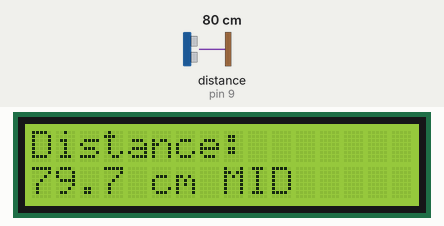
This sketch was run on a simulated Arduino Uno, built with avr-gcc and run on an emulated ATmega328P. Shown: 16×2 character LCD. Wiring (inferred from the names in the program): ultrasonic range finder: trigger pin 10; echo pin 9. The inputs (shaded band) are chosen by the test bench; at power-on: distance to the obstacle (sensor on pin 9) 80 cm. The echo pulse lasts 58.3 µs per cm.

Above: at 1.2 s.
1.3 s: distance to the obstacle (sensor on pin 9) set to 75 cm
At 1.72 s:
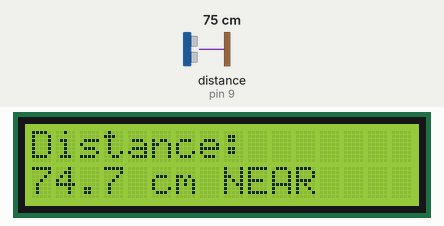
4.3 s: distance to the obstacle (sensor on pin 9) set to 250 cm
At 5.9 s:
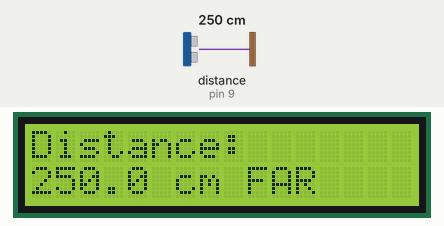
6.2 s: distance to the obstacle (sensor on pin 9) set to 18 cm
At 6.8 s:
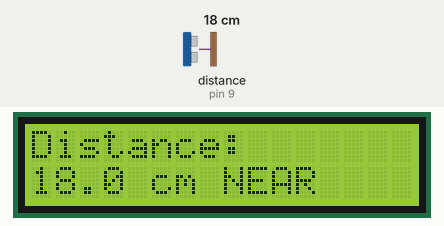
9.2 s: distance to the obstacle (sensor on pin 9) set to 78 cm
At 10.9 s:
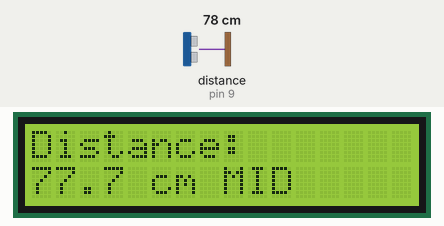
12.2 s: distance to the obstacle (sensor on pin 9) set to 35 cm
At 13.6 s:
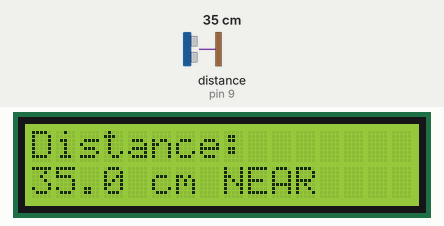
15.2 s: distance to the obstacle (sensor on pin 9) set to 60 cm
At 16.7 s:
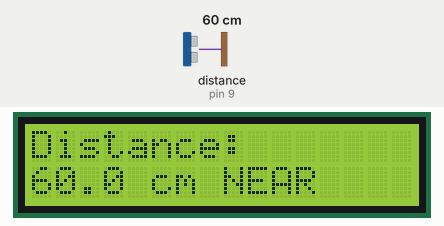
Timing chart, 0 to 18.2 s (numbered marks = the images above; inputs shaded):
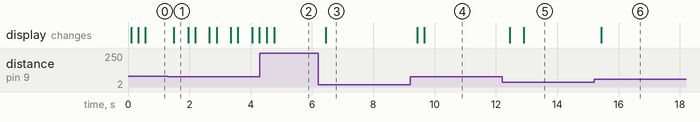

The sketch:

ultrasonic_distance_display.ino
```cpp
#include <Wire.h>
#include <LiquidCrystal_I2C.h>

#define TRIG_PIN 10
#define ECHO_PIN 9

LiquidCrystal_I2C lcd(0x27, 16, 2);

void setup() {
  pinMode(TRIG_PIN, OUTPUT);
  pinMode(ECHO_PIN, INPUT);

  lcd.init();
  lcd.backlight();

  lcd.setCursor(0, 0);
  lcd.print("Distance:");
}

void loop() {
  float distance = getDistance();

  lcd.setCursor(0, 1);
  lcd.print("                "); // clear the line
  lcd.setCursor(0, 1);

  if (distance > 500){
    lcd.print("OUT OF RANGE");
  }
  else{
    lcd.print(distance, 1);
    lcd.print(" cm");

    if (distance <= 75){
      lcd.print(" NEAR");
    }
    else if (distance > 75 && distance <= 200){
      lcd.print(" MID");
    }
    else {
      lcd.print(" FAR");
    }
  }
  delay(200);

}

float getDistance() {
  // Send a 10 microsecond pulse to trigger
  digitalWrite(TRIG_PIN, LOW);
  delayMicroseconds(2);
  digitalWrite(TRIG_PIN, HIGH);
  delayMicroseconds(10);
  digitalWrite(TRIG_PIN, LOW);

  // Read how long the echo takes to come back
  long duration = pulseIn(ECHO_PIN, HIGH);

  // Convert to cm: sound travels 343m/s, divide by 2 for round trip
  float distance = (duration * 0.0343) / 2;

  return distance;
}
```

Measured:
- the behaviour switches between 76 and 75 cm on distance to the obstacle (sensor on pin 9) (found by bisection; images 0 and 1)
- after the input at 1.3 s, the display: changes after 0.20 s (image 1)
- after the input at 4.3 s, the display: first changes after 0.23 s (image 2 shows a later state)
- after the input at 6.2 s, the display: changes after 0.25 s (image 3)
- after the input at 9.2 s, the display: first changes after 0.24 s (image 4 shows a later state)
- after the input at 12.2 s, the display: first changes after 0.25 s (image 5 shows a later state)
- after the input at 15.2 s, the display: changes after 0.24 s (image 6)
